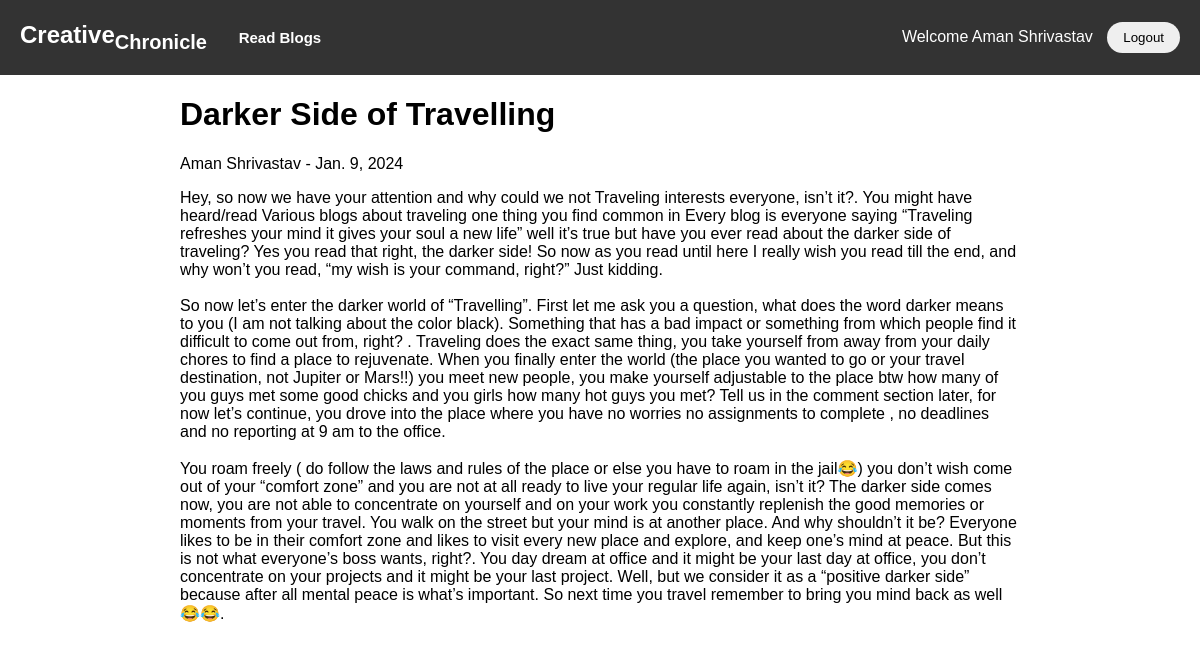
The page /blog_detail/23/ (signed in) on the database its author committed.
### blog/models.py (models this page shows, shortened)
class SavePost(models.Model):
    title = models.CharField(max_length=255)
    author = models.ForeignKey(User,on_delete=models.CASCADE)
    post_date = models.DateField(auto_now_add=True)
    content = models.TextField()

### blog/views.py (the view)
# urls.py: path('blog_detail/<int:post_id>/', views.blog_detail, name='blog_detail'),
def blog_detail(request, post_id):
    post = get_object_or_404(SavePost, id=post_id)
    return render(request, 'blog_detail.html', {'post': post})

### templates/blog_detail.html (shortened to what this page needs)
{% load static %}
<!DOCTYPE html>
<html lang="en">
<head>
    <link rel="stylesheet" type="text/css" href="{% static 'blogs.css' %}">
</head>
<body>
    <div class="navbar">
        <div class="logo">Creative<sub>Chronicle</sub>
            <a href='blogs' class="read-blogs-link" style='font-size:15px; margin-left:25px; text-decoration:none; color:white;'>Read Blogs</a>
        </div>
        <div class="buttons">
        {% if request.user.is_authenticated %}
            Welcome {{ request.user }}
            <a href="{% url 'logout' %}"><button type="submit">Logout</button></a>
        {% else %}
            <a href="{% url 'login' %}" class=""><button class="login-button">Login</button></a>
            <a href="{% url 'register' %}" class=""><button class="signup-button">Sign Up</button></a>
        {% endif %}
        </div>
    </div>
    <div class="content-container">
        <div class="title">
            <h1>{{ post.title }}</h1>
        </div>
        <div class="author">
            <span>{{ post.author.username }} - {{ post.post_date }}</span>
        </div>
        <div class="content">
            <p>{{ post.content|linebreaksbr|safe }}</p>
        </div>
    </div>
</body>
</html>

### static/blogs.css (style rules this page uses)
body { margin: 0; padding: 0; font-family: 'Arial', sans-serif; margin-bottom: 25px; }
.navbar { background-color: #333; color: white; display: flex; justify-content: space-between; align-items: center; padding: 10px 20px; height: 55px; }
.logo { font-size: 1.5rem; font-weight: bold; }
.buttons button { padding: 8px 16px; margin-left: 10px; cursor: pointer; border: none; border-radius: 20px; transition: background-color 0.3s; }
.content-container { margin-left: 15%; margin-right: 15%; }

### rows shown on the page
SavePost: title "Darker Side of Travelling", author.username "Aman Shrivastav", post_date "Jan. 9, 2024", content "Hey, so now we have your attention and why could we not Traveling interests everyone, isn’t it?. You might have heard/read Various blogs about traveling one thing you find common in Every blog is everyone saying “Traveling refreshes your mind it gives your soul a new life” well it’s true but have you ever read about the darker side of traveling? Yes you read that right, the darker side! So now as you read until here I really wish you read till the end, and why won’t you read, “my wish is your command, right?” Just kidding. So now let’s enter the darker world of “Travelling”. First let me ask you a question, what does the word darker means to you (I am not talking about the color black).…"

### other values the page prints
{{ request.user }} "Aman Shrivastav"
